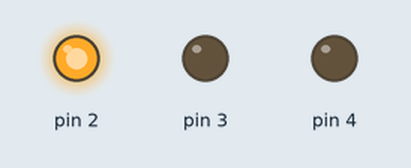
Simulated run of this sketch. Board: Arduino Uno, built with avr-gcc and run on an emulated ATmega328P. Parts: output pins drawn as LEDs (lit = HIGH).

Above: at 0.15 s.
At 0.75 s:
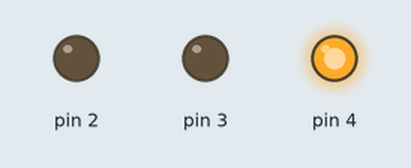
At 1.65 s:
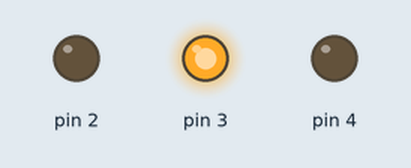
At 2.25 s:
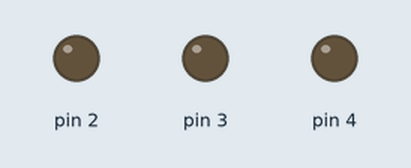
Timing chart, 0 to 3.0 s (numbered marks = the images above):
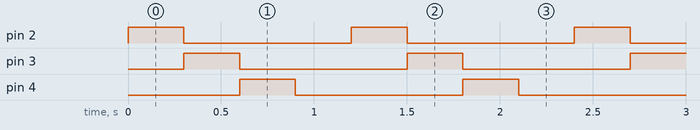

The sketch:

rgb_lamp.ino
```cpp
void setup() {
  // put your setup code here, to run once:
pinMode(2,OUTPUT);
pinMode(3,OUTPUT);
pinMode(4,OUTPUT);
}

void loop() {
  // put your main code here, to run repeatedly:
  digitalWrite(2,HIGH);
  delay(300);
  digitalWrite(2,LOW);
  digitalWrite(3,HIGH);
  delay(300);
  digitalWrite(3,LOW);
  digitalWrite(4,HIGH);
  delay(300);
  digitalWrite(4,LOW);
  delay(300);

}
```

Measured:
- by itself, pin 2–4: alternates HIGH for 0.30 s and LOW for 0.90 s
- by itself, everything shown: repeats every 1.2 s, in 4 steps
